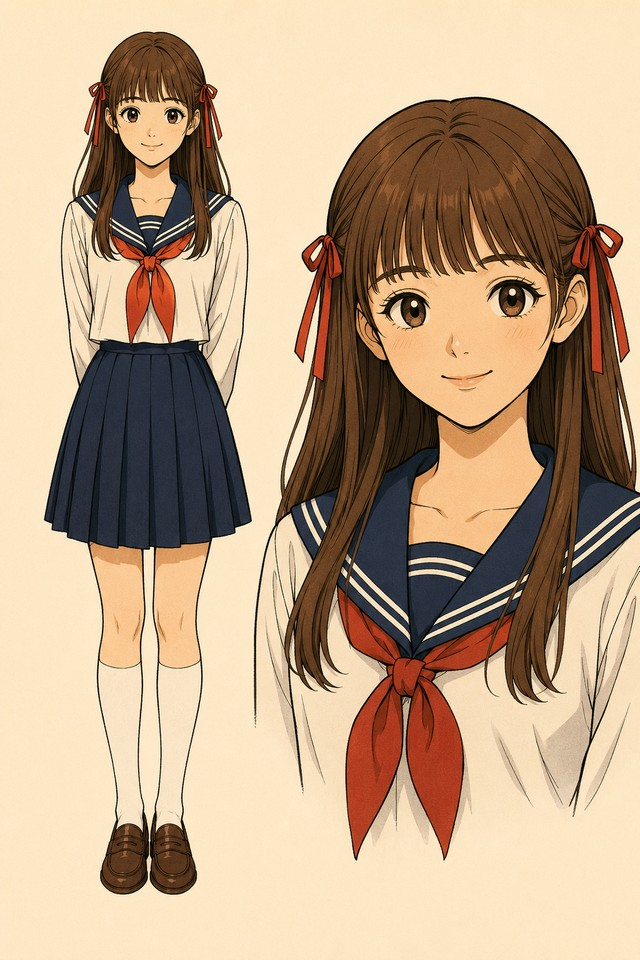
#> input picture tools/character-ref.jpg, 640 x 960 px, given in place of redball.jpg, which was not available
$ python build-oversized-images.py
#> lines starting #> are read from the running program, lines starting #| are printed output that depends on the picture; pictures that were not available may be replaced by others from this repository, and a replacement may not be noted
#!/usr/bin/env python
# -*- coding: utf-8 -*-
"""超大原圖的響應式版本產生器（2026-10-10）。

原圖直接當 <img src> 會拖垮手機載入。這裡為指定原圖在「原圖旁」產生：
  {stem}-{w}.webp   w ∈ 480／960／1600（只產 ≤ 原寬；原寬 <1600 時，最大一階用原寬，不放大）
  {stem}-{top}.jpg  最大一階的 JPEG fallback（<picture> 的 <img src>）
  {stem}-lightbox.jpg  長邊 ≤2400、品質 82（僅 lightbox 連結用；LIGHTBOX=True 的才產）
編碼器沿用 tools/build-home-images.py：Pillow WEBP quality 80 method 6、LANCZOS 縮放。
kind="thumb"（版面上只是小縮圖的格狀圖）：只產 480／960 webp 與 480 寬的 jpg fallback（不產大尺寸）。
原圖保留在 git，不動。

執行：python -X utf8 tools/build-oversized-images.py   （需 Pillow，含 WebP 支援；可重跑，會覆寫）
輸出檔要一起 commit。
"""
from __future__ import annotations

import json
import os
import re
from pathlib import Path

from PIL import Image

ROOT = Path(__file__).resolve().parent.parent
WEBP_Q = 80
JPG_Q = 82
WIDTHS = (480, 960, 1600)
LIGHTBOX_EDGE = 2400
FALLBACK_CAP_KB = 480

EXTRA_FULL: list[str] = [
    "assets/img/ai-coding-selection-2026/ai-coding-tool-selection-2026.jpg",
    "assets/img/artificial-analysis-llm-evaluation-2026/artificial-analysis-llm-evaluation-banner.jpg",
    "assets/img/fake-world-assets-fwa-deep-dive/bankless-fwa-pool-interface.png",
    "assets/img/fake-world-assets-fwa-deep-dive/fwa-chain-gacha-banner-v3-fixed.jpg",
    "assets/img/games/plum/hero-gameplay.jpg",
    "assets/img/games/plum/rebuild/slice-battle.jpg",
    "assets/img/games/plum/rebuild/slice-battle2.jpg",
    "assets/img/games/plum/rebuild/slice-hud.jpg",
    "assets/img/hermes-openrouter-video/asset-selection-contact.jpg",
    "assets/img/kimi-k3-open-frontier/kimi-k3-open-frontier-banner.jpg",
    "assets/img/production-ai-agent-control-planes/production-ai-agent-control-planes-banner-v2.jpg",
    "assets/img/photography/selected/24350775633.jpg",
    "assets/img/web3/web3-consulting-anime.jpg",
    "assets/img/web3/web3-rwa-research-anime.jpg",
    "assets/img/web3/web3-trusted-data-anime.jpg",
    "assets/img/linkedin/agent-parallel-verification-first.jpg",
    "assets/img/linkedin/ai-agent-surgical-team.jpg",
    "assets/img/linkedin/ai-agent-wallet-permission-boundaries.jpg",
    "assets/img/linkedin/ai-code-production-review-bottleneck.jpg",
    "assets/img/linkedin/ai-video-agent-human-gates.jpg",
    "assets/img/linkedin/ai-video-basics-for-non-film.jpg",
    "assets/img/linkedin/ai-video-camera-language-prompt.jpg",
    "assets/img/linkedin/ai-video-competition-rehearsal-to-finals.jpg",
    "assets/img/linkedin/ai-video-consistency-reference-previs.jpg",
    "assets/img/linkedin/ai-video-cost-control.jpg",
    "assets/img/linkedin/ai-video-model-comparison-method.jpg",
    "assets/img/linkedin/ai-video-reference-breakdown.jpg",
    "assets/img/linkedin/dhh-pencils-down-ai-adoption.jpg",
    "assets/img/linkedin/grok-bot-model-routing.jpg",
    "assets/img/linkedin/hermes-bot-mode-persistent-ai-team.jpg",
    "assets/img/linkedin/matt-pocock-skills-ai-coding-workflow.jpg",
    "assets/img/linkedin/nft-new-uses-market-reality.jpg",
    "assets/img/linkedin/poteto-pstack-trust-before-scale.jpg",
    "assets/img/linkedin/scaffolding-thin-harness-agent-architecture.jpg",
    "assets/img/linkedin/uncle-bob-ai-software-fundamentals.jpg",
    "nft/assets/images/NFT_pics_800.jpg",  # nft/ 是獨立子站、不放衍生檔，輸出改到 OUT_OVERRIDE
]

OUT_OVERRIDE = {"nft/assets/images/NFT_pics_800.jpg": "assets/img/technical/uniform-girls-nft-debut/NFT_pics_800"}

# (相對路徑, 是否產 lightbox 版, kind)  kind: "full" 或 "thumb"
SOURCES = [
    ("assets/img/redball.jpg", False, "full"),
    ("education/crypto/img/nft_nps_1.jpeg", False, "full"),
    ("assets/img/class_1_1_nps.jpeg", False, "full"),
    ("assets/img/class_1_2_nps.jpeg", False, "full"),
    ("assets/img/technical/clonex-bunny-dance-reference-bottleneck/hero.png", False, "full"),
    ("assets/img/technical/clonex-bunny-dance-reference-bottleneck/wide.png", False, "full"),
    ("assets/img/linkedin/ai-agent-payments-web3.jpg", False, "full"),
]

# 制服女孩歷程頁的格狀縮圖（版面約 285px 寬）：thumb 即可；前四張同時給 lightbox 版
_UG = "assets/img/uniform/"
SOURCES += [(p, True, "thumb") for p in [
    _UG + "ug3/制服女孩3見面會.jpg", _UG + "ug1/制服女孩簽書見面會.jpg",
    _UG + "高校制服戀物論_新書座談會.jpg", _UG + "ug1/簽書會_1_effected.jpg",
]]
SOURCES += [(p, False, "thumb") for p in [
    _UG + "books.jpg", _UG + "ug1/ug1_shih.jpg",
    _UG + "ug1/10387089_10152518081238094_4120939190858956274_o.jpg",
    _UG + "ug1/10431423_10203991964789248_3453868355221491809_o.jpg",
    _UG + "ug1/10517349_10203991966389288_4929346200338332420_o.jpg",
    _UG + "ug1/1890570_10152221485610767_1841806395_o.jpg",
    _UG + "ug1/71584_10202220814414539_819263412_n.jpg",
    _UG + "ug2/10679664_10152685819968094_605167657307133793_o.jpg",
    _UG + "ug2/11025911_10204997839177581_232479791354786255_o.jpg",
    _UG + "ug2/11039253_10153136824453094_4015987053211649556_o.jpg",
    _UG + "ug2/11043397_10153160867773094_5173811301970275670_o.jpg",
    _UG + "ug2/11070834_10153161471958094_34429012719912683_o.jpg",
    "assets/img/old/ug3/cover.jpg", "assets/img/old/ug3/author.jpg",
    "assets/img/old/calendar_s_2016.jpg",
    _UG + "11221877_10153498930455329_9143763719781873441_o.jpg",
    _UG + "11538993_10153388996173094_1923924695849238883_o.jpg",
    _UG + "1493409_10152472461473094_7294494462771092776_o.jpg",
    _UG + "newspaper.jpg", _UG + "uniform_news.jpg", _UG + "yam_news.jpg",
] + [f"assets/img/old/ug3/sjpg/girls_{i}.jpg" for i in range(1, 7)]
  + [f"assets/img/old/cal_2016/cal_2016_{i:02d}.jpg" for i in range(1, 13)]]

# 其他頁面超過 500KB 的圖（文章 banner、卡片、遊戲截圖……）：full，供 <picture>／hero_srcset 使用
SOURCES += [(p, False, "full") for p in EXTRA_FULL]


def post_covers() -> set[str]:
    """_posts/ 內所有 front matter cover_image（相對路徑、無開頭斜線）。"""
    covers = set()
    for post in (ROOT / "_posts").iterdir():
        if post.suffix not in (".md", ".html"):
            continue
        head = post.read_text(encoding="utf-8", errors="ignore").split("---", 2)
        if len(head) < 3:
            continue
        m = re.search(r"^cover_image:[ \t]*[\"']?([^\"'\r\n]+)", head[1], re.M)
        if m:
            covers.add(m.group(1).strip().lstrip("/"))
    return covers


def is_banner(rel: str, covers: set[str]) -> bool:
    """Banner 一律以原圖原畫質呈現（站主 2026-10-10 裁定）：不壓縮、不縮圖、不換 webp，所以不產衍生檔。
    判準：文章 cover_image、/assets/img/linkedin/ 底下、檔名含 banner、web3/*-anime.jpg。"""
    name = rel.rsplit("/", 1)[-1]
    return (
        rel in covers
        or rel.startswith("assets/img/linkedin/")
        or "banner" in name.lower()
        or (rel.startswith("assets/img/web3/") and name.endswith("-anime.jpg"))
    )


def resized(im: Image.Image, width: int) -> Image.Image:
    if width >= im.width:
        return im
    return im.resize((width, int(round(im.height * width / im.width))), Image.LANCZOS)


def emit(im: Image.Image, path: Path, fmt: str, cap_kb: int = 0) -> None:
    if fmt == "WEBP":
        im.save(path, "WEBP", quality=WEBP_Q, method=6)
    else:
        q = JPG_Q
        while True:
            im.save(path, "JPEG", quality=q, optimize=True, progressive=True)
            # cap_kb：fallback JPEG 超過上限就降品質（長圖問卷會超標）；lightbox 不設上限
            if not cap_kb or os.path.getsize(path) <= cap_kb * 1024 or q <= 60:
                break
            q -= 4
    print(f"{path.relative_to(ROOT)}  {im.width}x{im.height}  {os.path.getsize(path)//1024} KB")


def record(manifest: dict, rel: str, stem: Path, sizes: list[int], top: int, im: Image.Image) -> None:
    """寫進 _data/oversized_images.json，讓 _includes/flickr/source.html 以原圖路徑查到響應式版本。"""
    pub = "/" + stem.relative_to(ROOT).as_posix()
    manifest["/" + rel] = {
        "src": f"{pub}-{top}.jpg",
        "srcset": [{"path": f"{pub}-{w}.webp", "w": w} for w in sizes],
        "width": im.width,
        "height": im.height,
    }


def emit_lightbox(im: Image.Image, stem: Path) -> None:
    scale = min(1.0, LIGHTBOX_EDGE / max(im.size))
    lb = im if scale == 1.0 else im.resize(
        (int(round(im.width * scale)), int(round(im.height * scale))), Image.LANCZOS)
    emit(lb, Path(f"{stem}-lightbox.jpg"), "JPEG")


def main() -> None:
    manifest: dict = {}
    covers = post_covers()
    for rel, lightbox, kind in SOURCES:
        if is_banner(rel, covers):
            print(f"skip banner (keep original): {rel}")
            continue
        src = ROOT / rel
        im = Image.open(src).convert("RGB")
#> im is the input picture: PIL image 640x960 RGB; mean R, G, B 191.2, 164.8, 136.1
        stem = (ROOT / OUT_OVERRIDE[rel]) if rel in OUT_OVERRIDE else src.with_suffix("")
        stem.parent.mkdir(parents=True, exist_ok=True)
        if kind == "thumb":
            sizes = [w for w in (480, 960) if w <= im.width] or [im.width]
            for w in sizes:
                emit(resized(im, w), Path(f"{stem}-{w}.webp"), "WEBP")
            top = sizes[0]
            emit(resized(im, top), Path(f"{stem}-{top}.jpg"), "JPEG", cap_kb=FALLBACK_CAP_KB)
            if lightbox:
                emit_lightbox(im, stem)
            record(manifest, rel, stem, sizes, top, im)
            continue
        sizes = [w for w in WIDTHS if w <= im.width]
#> sizes = [480]
        if im.width < WIDTHS[-1] and im.width not in sizes:
            sizes.append(im.width)
        for w in sizes:
            emit(resized(im, w), Path(f"{stem}-{w}.webp"), "WEBP")
#> this loop made 2 passes
#> pass 1, in emit, `im.save(path, "WEBP", quality=WEBP_Q, method=6)`:
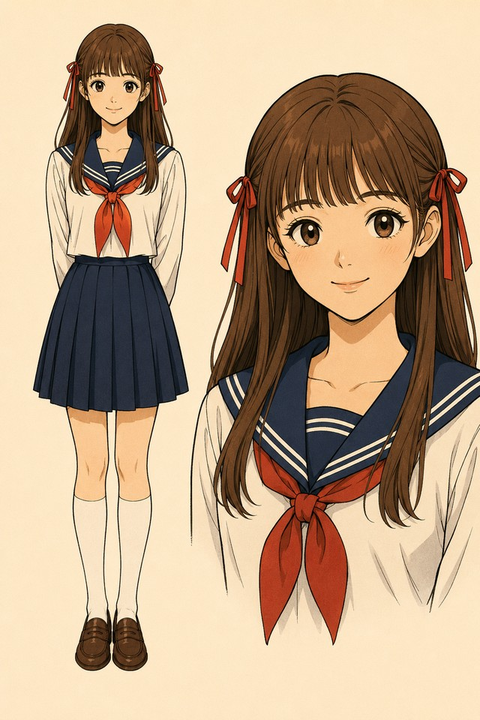
#> saved as redball-480.webp: PIL image 480x720 RGB; mean R, G, B 191.2, 164.8, 136.2
        top = sizes[-1]
#> top = 640
        emit(resized(im, top), Path(f"{stem}-{top}.jpg"), "JPEG", cap_kb=FALLBACK_CAP_KB)
#| assets/img/redball-640.jpg  640x960  115 KB
        if lightbox:
            emit_lightbox(im, stem)
        record(manifest, rel, stem, sizes, top, im)
#> pass 2 of the loop in main, `for rel, lightbox, kind in SOURCES:`:
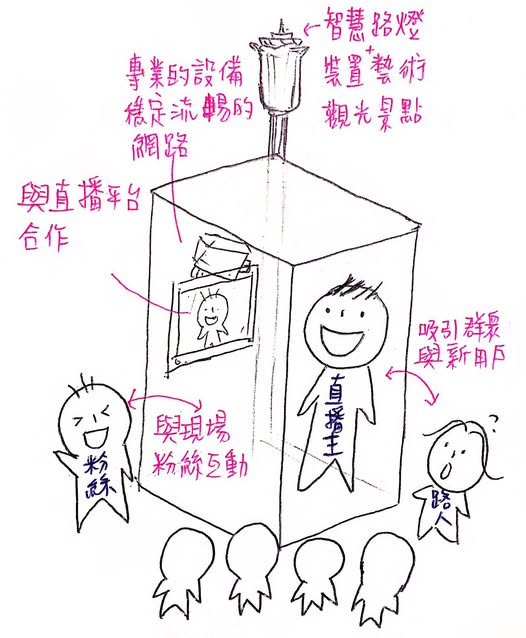
#> input picture assets/facebook-archive/photos/2017-04-09_10155948234345329_0.jpg, 526 x 638 px, given in place of nft_nps_1.jpeg, which was not available
#> in main, im is the input picture: PIL image 526x638 RGB; mean R, G, B 242.1, 237.4, 240.6
#> the loop in main, `for w in sizes:` made 2 passes
#> pass 1, in emit (call 4), `im.save(path, "WEBP", quality=WEBP_Q, method=6)`:
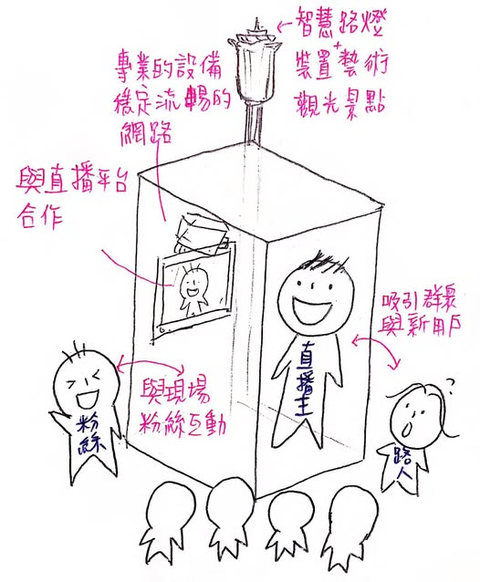
#> saved as nft_nps_1-480.webp: PIL image 480x582 RGB; mean R, G, B 241.8, 237.2, 240.3
#| education/crypto/img/nft_nps_1-526.jpg  526x638  53 KB
    out = ROOT / "_data" / "oversized_images.json"
    out.write_text(json.dumps(manifest, ensure_ascii=False, indent=1) + "\n", encoding="utf-8")
    print(f"_data/oversized_images.json  {len(manifest)} entries")


if __name__ == "__main__":
#> (the run stopped early here; a loop or call above may not have finished)
